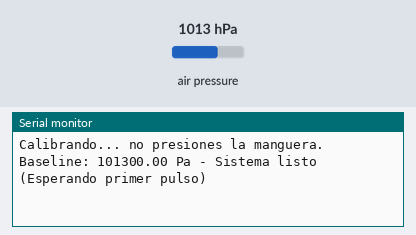
Bench run of a sketch on a simulated Arduino Uno, built with avr-gcc and run on an emulated ATmega328P. Parts: the last lines printed to the serial monitor. The test bench sets the inputs (shaded band); at power-on: air pressure 1013 hPa.

Above: at 5.7 s.
5.8 s: air pressure set to 1025 hPa
At 6.7 s:
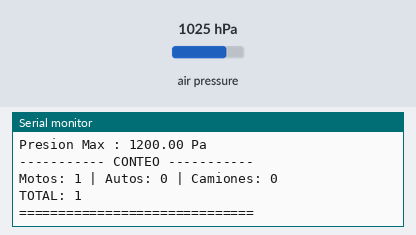
7.4 s: air pressure set to 1048 hPa
At 7.86 s:
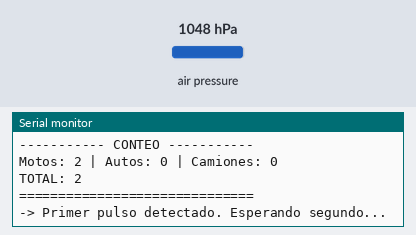
Timing chart, 0 to 10.4 s (numbered marks = the images above; inputs shaded):
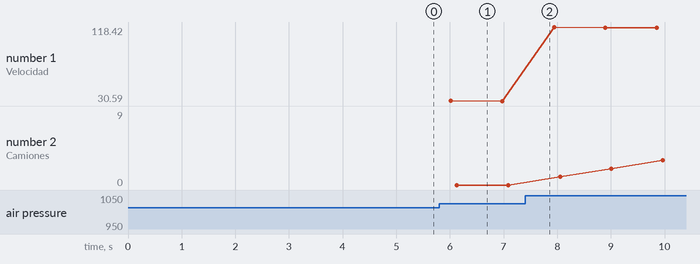

The sketch:

FLUJO_VEHICULAR.ino
```cpp
#include <Wire.h>
#include <Adafruit_BMP085.h>// libreria para el sensor

Adafruit_BMP085 bmp;//objeto que usara el sensor

// umbrales para cada vehiculo
const float UMBRAL_MOTO   = 1000.0;
const float UMBRAL_AUTO   = 2000.0;
const float UMBRAL_CAMION = 3000.0;

//Distancias Predeterminadas en metros
const float DIST_MOTO   = 1.30;
const float DIST_AUTO   = 2.65;
const float DIST_CAMION = 5.00;

const unsigned long TIEMPO_MIN_ENTRE_EJES = 150; // Para evitar rebotes del mismo eje
const unsigned long TIEMPO_MAX_ENTRE_EJES = 3000; // Si no hay 2do pulso en 3s, se cancela
const unsigned long COOLDOWN_VEHICULO     = 800;  // Tiempo para esperar al siguiente carro

float baselinePresion = 0;//almacena la presión inicial
bool esperandoSegundoPulso = false;// activa la maquina de estados
unsigned long tiempoPrimerPulso = 0;// cuando pisaron la manguera por primera vez
unsigned long ultimaDeteccionTotal = 0;// segunda deteccion de la maguera
float presionMaximaRegistrada = 0;

int contMoto = 0, contAuto = 0, contCamion = 0, contTotal = 0;

void setup() {
  Serial.begin(9600);

  if (!bmp.begin()) {
    Serial.println("ERROR: No se encontró el BMP180.");
    while (1);
  }

  Serial.println("Calibrando... no presiones la manguera.");
  delay(2000);

  long suma = 0;
  for (int i = 0; i < 50; i++) {
    suma += bmp.readPressure();
    delay(50);// muestra 50 lecturas
  }
  baselinePresion = suma / 50.0;

  Serial.print("Baseline: ");
  Serial.print(baselinePresion);
  Serial.println(" Pa - Sistema listo (Esperando primer pulso)");
}

void loop() {
  float presionActual = bmp.readPressure();
  float delta = presionActual - baselinePresion;// cálculo de la variación de presión.
  unsigned long ahora = millis();

  //  PRIMER PULSO
  if (!esperandoSegundoPulso && delta > UMBRAL_MOTO) {
    // Solo detecta si ya pasó el  vehículo anterior
    if (ahora - ultimaDeteccionTotal > COOLDOWN_VEHICULO) {
      esperandoSegundoPulso = true;
      tiempoPrimerPulso = ahora;
      presionMaximaRegistrada = delta;
      Serial.println("-> Primer pulso detectado. Esperando segundo...");
    }
  }

  // SEGUNDO PULSO
  if (esperandoSegundoPulso) {
    // Actualizamos la presión máxima por si el segundo eje pisa más fuerte
    if (delta > presionMaximaRegistrada) presionMaximaRegistrada = delta;

    // Si detectamos el segundo impacto (respetando un tiempo mínimo de separación)
    if (delta > UMBRAL_MOTO && (ahora - tiempoPrimerPulso) > TIEMPO_MIN_ENTRE_EJES) {
      unsigned long tiempoTranscurrido = ahora - tiempoPrimerPulso;

      // Muestra los datos si se detecta la segunda detección.
      procesarYMostrar(presionMaximaRegistrada, tiempoTranscurrido);

      // Reset total para el siguiente vehículo
      esperandoSegundoPulso = false;
      ultimaDeteccionTotal = ahora;
    }

    // Cancelación por tiempo (Si el vehículo se detuvo o fue un error)
    if (ahora - tiempoPrimerPulso > TIEMPO_MAX_ENTRE_EJES) {
      esperandoSegundoPulso = false;
      Serial.println("-> Segundo pulso no detectado (Timeout). Reintentando...");
    }
  }

  delay(10); // Lectura rápida para no perder el pico de presión
}

void procesarYMostrar(float presion, unsigned long tMs) {
  contTotal++;
  String tipo;
  float distancia = 0;

  // Clasificación por presión
  if (presion >= UMBRAL_CAMION)      { tipo = "CAMION/BUS"; contCamion++; distancia = DIST_CAMION; }
  else if (presion >= UMBRAL_AUTO)   { tipo = "AUTOMOVIL";  contAuto++;   distancia = DIST_AUTO;   }
  else                               { tipo = "MOTO/BICI";  contMoto++;   distancia = DIST_MOTO;   }

  // Velocidad = Distancia / Tiempo (convertido a km/h)
  float velocidadKmh = (distancia / (tMs / 1000.0)) * 3.6;

  Serial.println("\n=== VEHICULO COMPLETADO ===");
  Serial.print("Tipo        : "); Serial.println(tipo);
  Serial.print("Velocidad   : "); Serial.print(velocidadKmh); Serial.println(" km/h");
  Serial.print("Tiempo e/e  : "); Serial.print(tMs); Serial.println(" ms");
  Serial.print("Presion Max : "); Serial.print(presion); Serial.println(" Pa");
  Serial.println("----------- CONTEO -----------");
  Serial.print("Motos: "); Serial.print(contMoto);
  Serial.print(" | Autos: "); Serial.print(contAuto);
  Serial.print(" | Camiones: "); Serial.println(contCamion);
  Serial.print("TOTAL: "); Serial.println(contTotal);
  Serial.println("==============================\n");
}
```

Measured:
- after the input at 5.8 s, the serial monitor: prints a new line at once (image 1)
- plotted number 1: 30.59 → 118.42 after the input at 7.4 s
